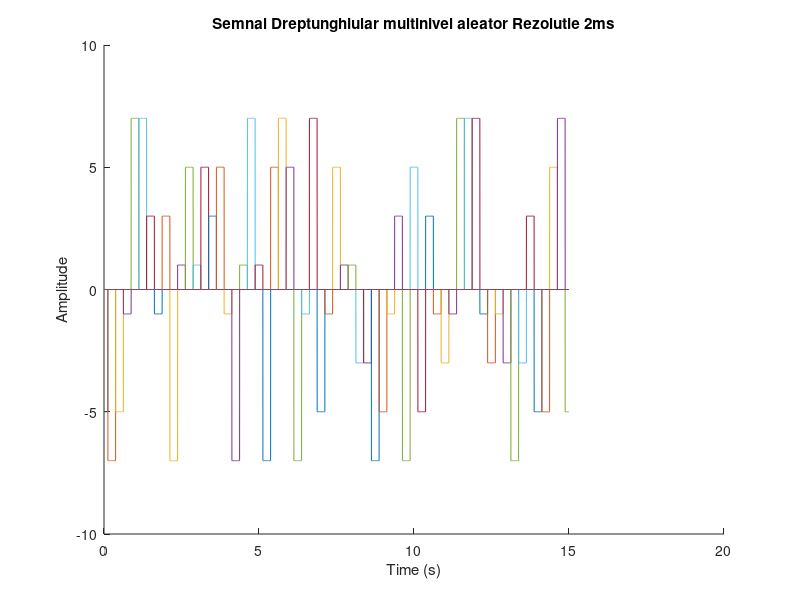
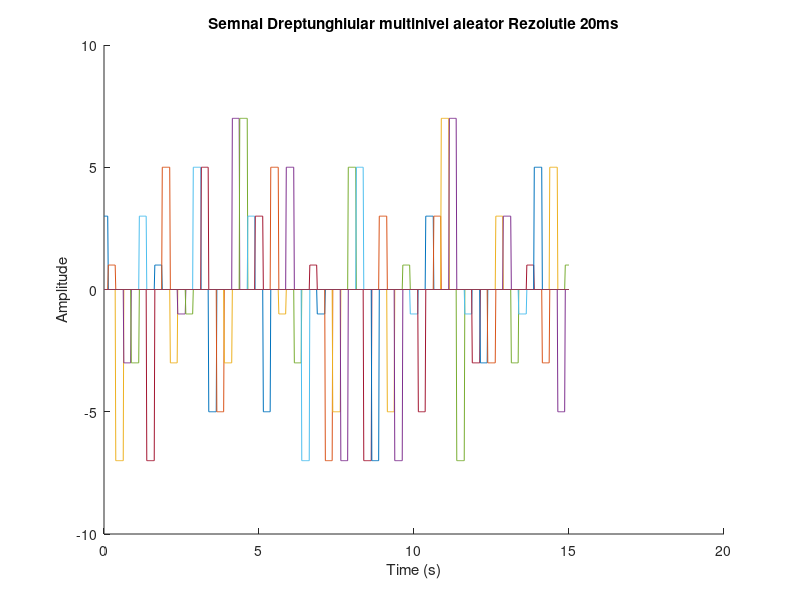
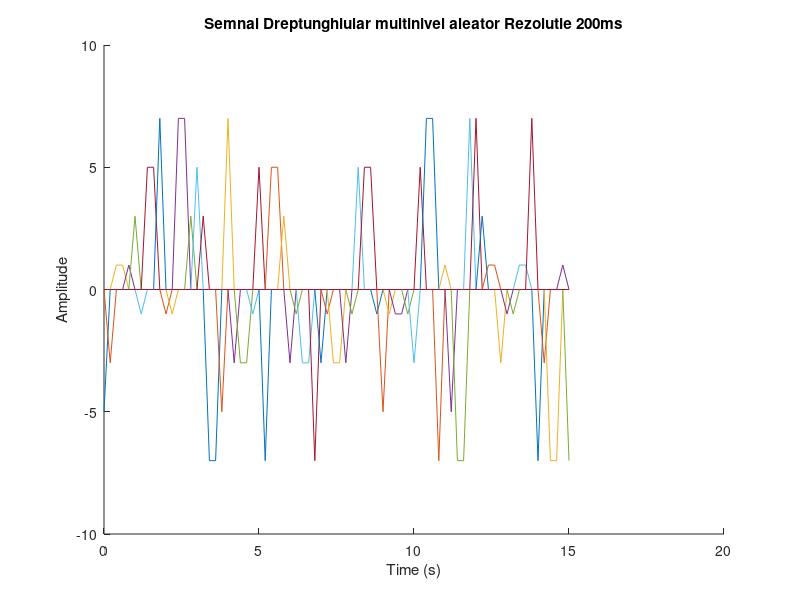

Write the MATLAB code that produced these figures, in order.

function dex3()

t=0:0.002:15; %rezolutie temporala 2ms
niv = [ -7 -5 -3 -1 1 3 5 7 ];
figure(1)
hold on
title('Semnal Dreptunghiular multinivel aleator Rezolutie 2ms')

xlabel('Time (s)')
ylabel('Amplitude')
for n=0:0.25:40
    y = datasample(niv, 1)
    plot(t, y*rectpuls(t-n, 0.25))
    
end


t=0:0.02:15;        % rezolutie temporala 20ms
niv = [ -7 -5 -3 -1 1 3 5 7 ];
figure(2)
hold on
title('Semnal Dreptunghiular multinivel aleator Rezolutie 20ms')
xlabel('Time (s)')
ylabel('Amplitude')
for n=0:0.25:40
    y = datasample(niv, 1)
    plot(t, y*rectpuls(t-n, 0.25))
end


t=0:0.2:15; % rezolutie temporala 200ms
niv = [ -7 -5 -3 -1 1 3 5 7 ];
figure(3)
hold on
title('Semnal Dreptunghiular multinivel aleator Rezolutie 200ms')
xlabel('Time (s)')
ylabel('Amplitude')
for n=0:0.25:40
    y = datasample(niv, 1)
    plot(t, y*rectpuls(t-n, 0.25))
end


end